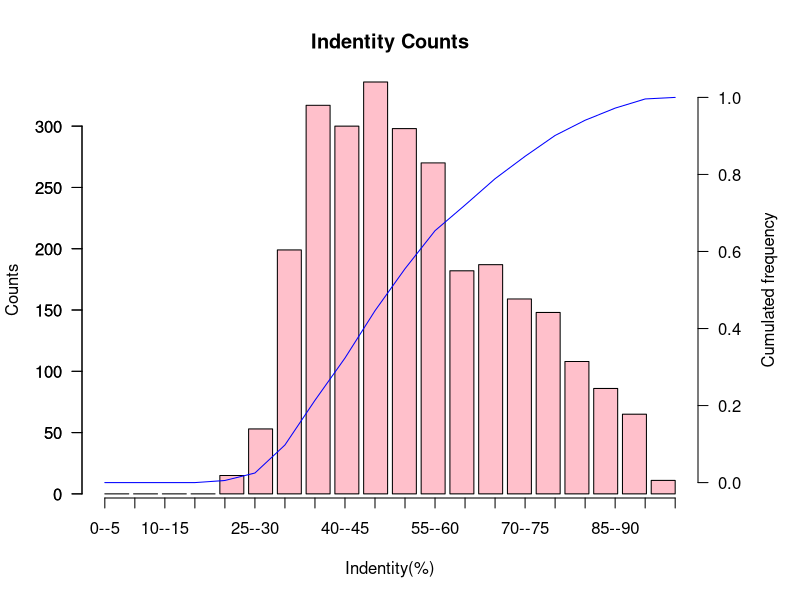
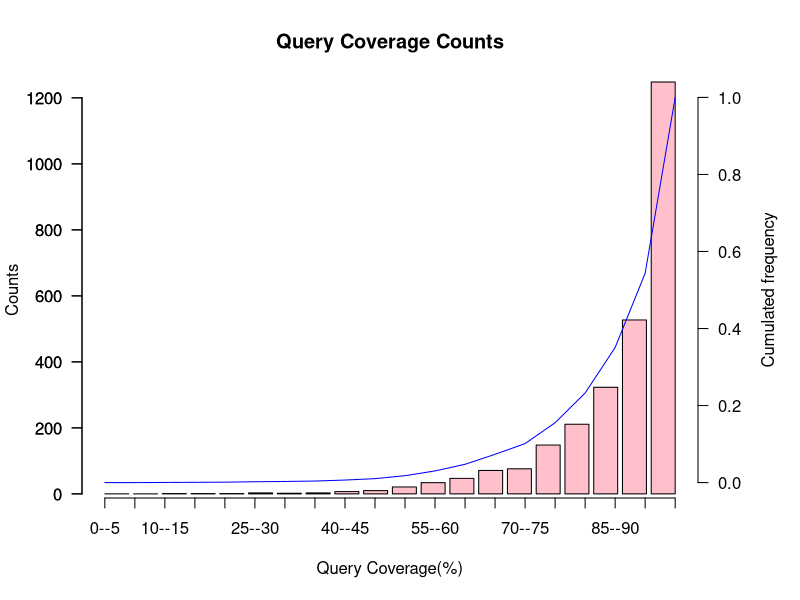
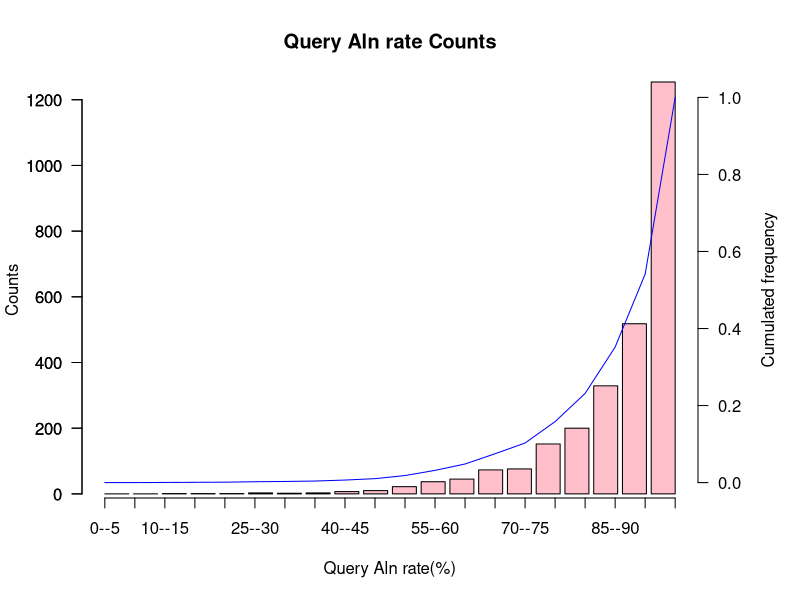
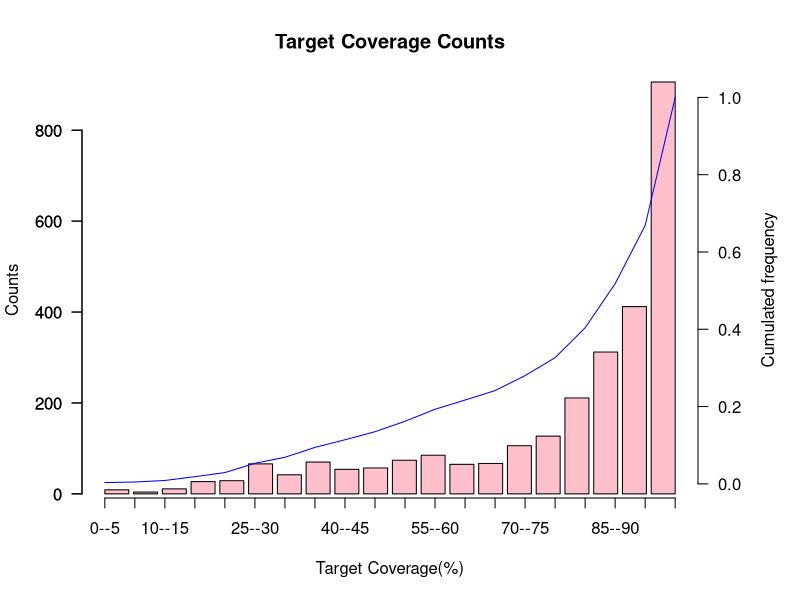
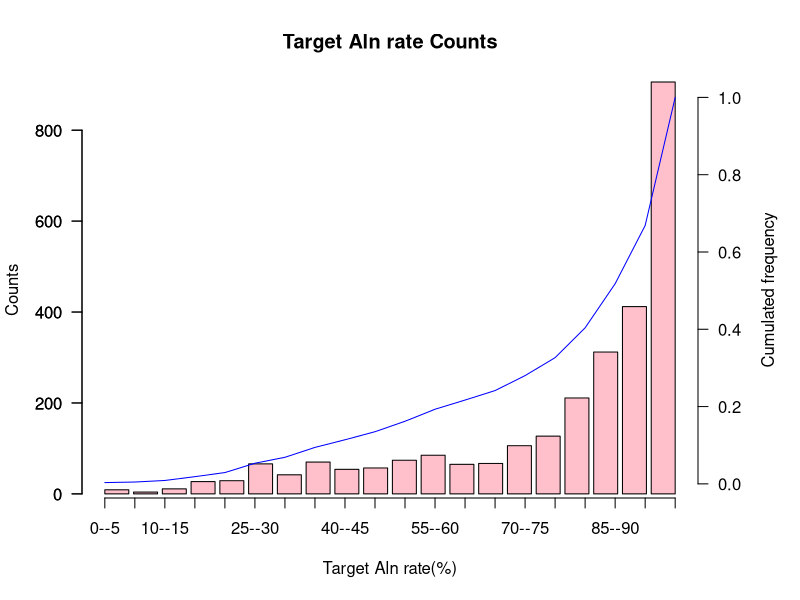
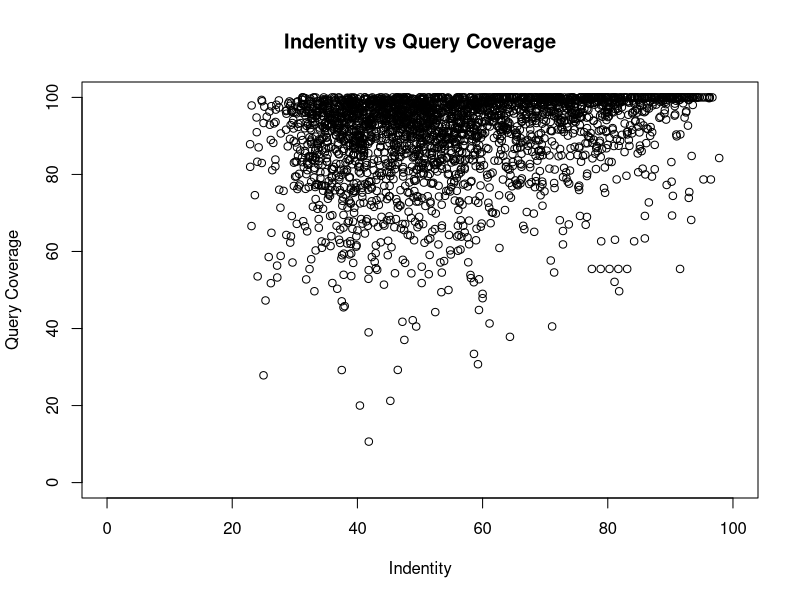
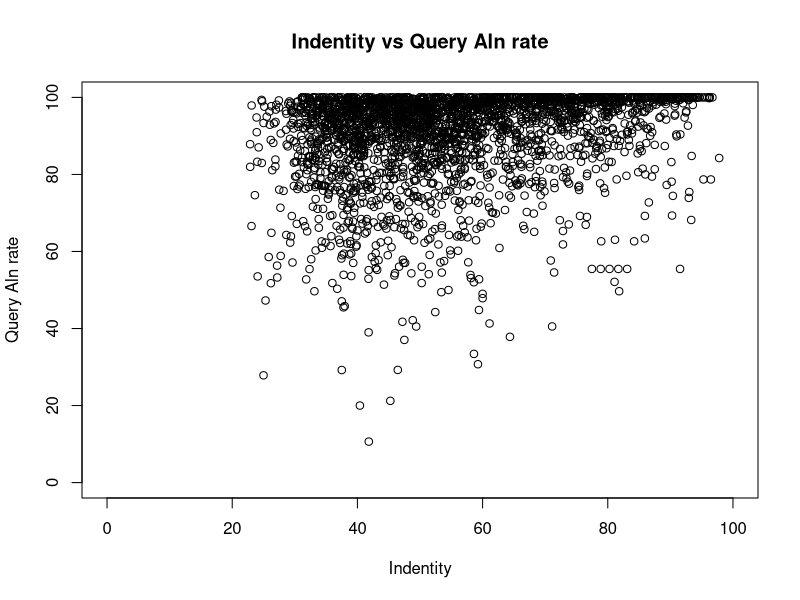
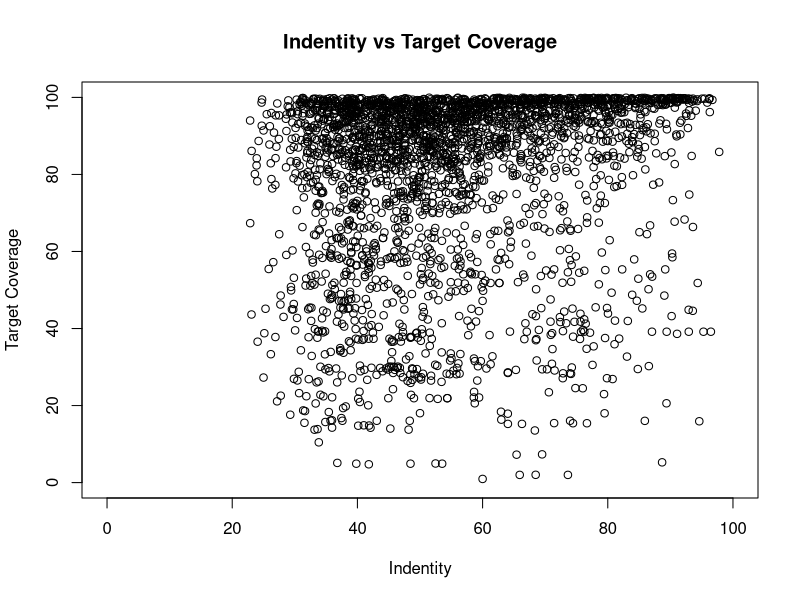

The R source for these figures, in order:
#=============================================================================
#     FileName: plot.R
#         Desc: 
#       Author: tanhao
#        Email: tanhao2013@gmail.com
#     HomePage: http://buttonwood.github.io
#      Version: 0.0.1
#   LastChange: 2014-03-20 14:35:48
#      History:
#=============================================================================
barplot_with_pareto <- function(x, main="", xlab="Indentity(%)", r=100, s=5) {
	op <- par(mar = c(5, 4, 4, 5) + 0.1, las = 2)
	
	bw <- seq(0, r, s)
	r1 <- hist(x,breaks=bw,plot=FALSE)
	print(r1)
	x  <- r1$counts
	y  <- cumsum(x)/sum(x)

	barplot(x, xlab=xlab, ylab="Counts",main=main, col="pink")
	axis(2)
	xn <- paste(seq(0,r-s,s), seq(s,r,s), sep="--")
	names(x) <- xn 

	par(new = T)
	plot(y, type="l", col="blue", axes=FALSE,xlab='', ylab='', main='')
	axis(4)
	par(las=0)
	mtext("Cumulated frequency", side=4, line=3)
	
	axis(1, at=1:length(x), labels=names(x))
	par(op)
}

#args = commandArgs(TRUE)
#print(args)
#print(args[0])
#print(args[1])
#data <- read.table(args[0])
#pdf(args[1])
#data <- read.table("rate.tab.best")
#pdf("best1t1.pdf")
data <- read.table("rate.tab")
pdf("all1t1.pdf")
#bw <- seq(0,100,5)
#r1 <- hist(data[,1],breaks=bw,plot=FALSE)
#plot(bw,r1$counts,xlab="Indentity(%)",ylab="Counts(%)",type="l",lty=1,col="blue")
barplot_with_pareto(data[,1],main="Indentity Counts")
#r2 <- hist(data[,2],breaks=bw,plot=FALSE)
#r3 <- hist(data[,4],breaks=bw,plot=FALSE)
barplot_with_pareto(data[,2],main="Query Coverage Counts", xlab="Query Coverage(%)")
barplot_with_pareto(data[,3],main="Query Aln rate Counts", xlab="Query Aln rate(%)")
barplot_with_pareto(data[,4],main="Target Coverage Counts",xlab="Target Coverage(%)")
barplot_with_pareto(data[,4],main="Target Aln rate Counts",xlab="Target Aln rate(%)")

plot(data[,1], data[,2], xlim=c(0,100), ylim=c(0,100), 
	main="Indentity vs Query Coverage", 
	xlab="Indentity",
    ylab="Query Coverage")

plot(data[,1], data[,3], xlim=c(0,100), ylim=c(0,100), 
	main="Indentity vs Query Aln rate", 
	xlab="Indentity",
    ylab="Query Aln rate")

plot(data[,1], data[,4], xlim=c(0,100), ylim=c(0,100), 
	main="Indentity vs Target Coverage", 
	xlab="Indentity",
    ylab="Target Coverage")

plot(data[,1], data[,5], xlim=c(0,100), ylim=c(0,100), 
	main="Indentity vs Target Aln rate", 
	xlab="Indentity",
    ylab="Target Aln rate")

plot(data[,2], data[,4], xlim=c(0,100), ylim=c(0,100), 
	main="Query Coverage vs Target Coverage", 
	xlab="Query Coverage",
    ylab="Target Coverage")


plot(data[,2], data[,3], xlim=c(0,100), ylim=c(0,100), 
	main="Query Coverage vs Query aln rate", 
	xlab="Query Coverage",
    ylab="Query aln rate")


plot(data[,4], data[,5], xlim=c(0,100), ylim=c(0,100), 
	main="Target Coverage vs Target Aln rate", 
	xlab="Target Coverage",
    ylab="Target Aln rate")


barplot_with_pareto(data[,1]*data[,2]/10000,
	main="Indentity Counts Adjust by Query Coverage", xlab="Indentity Adjusted(%)", r=1, s=0.05)

barplot_with_pareto(data[,1]*data[,3]/10000,
	main="Indentity Counts Adjust by Query Aln rate", xlab="Indentity Adjusted(%)", r=1, s=0.05)

barplot_with_pareto(data[,1]*data[,4]/10000,
	main="Indentity Counts Adjust by Target Coverage", xlab="Indentity Adjusted(%)", r=1, s=0.05)

barplot_with_pareto(data[,1]*data[,5]/10000,
	main="Indentity Counts Adjust by Target Aln rate", xlab="Indentity Adjusted(%)", r=1, s=0.05)


dev.off()

#*************  Float like a butterfly! Stay like a buttonwood!  *************

